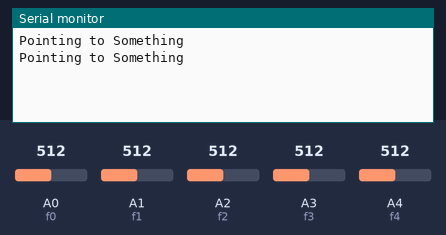
The sketch below on a simulated Arduino Uno, built with avr-gcc and run on an emulated ATmega328P. On the bench: the last lines printed to the serial monitor. Inputs (shaded band) come from the test bench; at power-on: A1 (f1) = 512, A4 (f4) = 512, A0 (f0) = 512, A2 (f2) = 512, A3 (f3) = 512.

Above: at 1.5 s.
1.6 s: A1 (f1) set to 467
At 1.6 s:
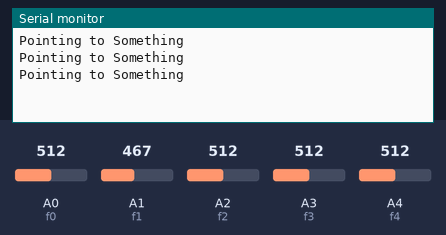
3.1 s: A1 (f1) set to 454
At 4.4 s:
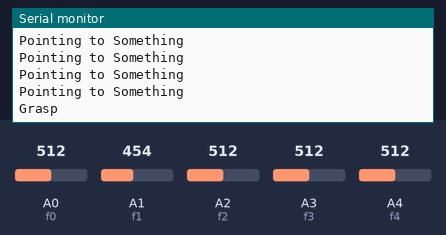
8.2 s: A4 (f4) set to 545
At 8.9 s:
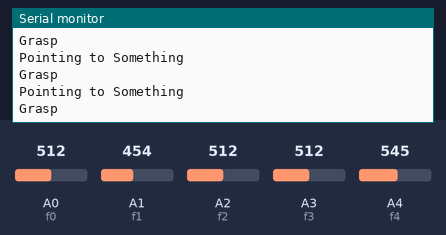
9.7 s: A4 (f4) set to 562
At 10.4 s:
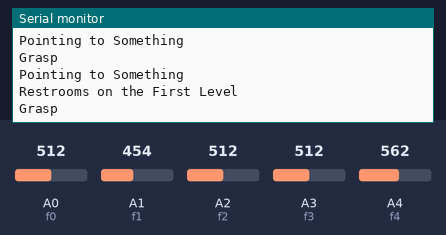

The sketch:

ESD_project.ino
```cpp
//Global Declaration of Analog Pins
int f0 = A0; //analog pin 0 connected to the thumb flex Res.
int f1 = A1; //analog pin 1 connected to the index finger
int f2 = A2; //analog pin 2  connected to the middle finger
int f3 = A3; //analog pin 3 connected to the ring finger
int f4 = A4; //analog pin 4  connected to the Little finger

void setup(){
  //Initialize the serial port at 9600 baud
  Serial.begin(9600);
}

void loop(){
  //read values from analog pins
  int fr0 = analogRead(f0);
    int fr1 = analogRead(f1);
      int fr2 = analogRead(f2);
        int fr3 = analogRead(f3);
          int fr4 = analogRead(f4);
/* DEBUG CODE TO DISPLAY RAW VALUES ON SERIAL MONITOR/TERMINAL
Serial.print(" fr0 RAW:");
  Serial.print(fr0);
  Serial.print(" fr1 RAW:");
  Serial.print(fr1);
  Serial.print(" fr2 RAW:");
  Serial.print(fr2);
  Serial.print(" fr3 RAW:");
  Serial.print(fr3);
  Serial.print(" fr4 RAW:");
  Serial.print(fr4);
*/


  //I was getting raw values from 680 to 1024 from the ADC
  //Using map(), you can convert that to a larger range like 0-100.
  int fr0map = abs(map(fr0, 680, 1024, 0, 100));
    int fr1map = abs(map(fr1, 631, 1024, 0, 100));
      int fr2map = abs(map(fr2, 683, 1024, 0, 100));
        int fr3map = abs(map(fr3, 697, 1024, 0, 100));
          int fr4map = abs(map(fr4, 707, 1024, 0, 100));

  /*DEBUG CODE TO PRINT MAPPED VALUES TO THE TERMINAL
  Serial.println();
  Serial.print(" fr0map:");
  Serial.println(fr0map);
   Serial.print(" fr1map:");
  Serial.print(fr1map);
   Serial.print(" fr2map:");
  Serial.print(fr2map);
   Serial.print(" fr3map:");
  Serial.print(fr3map);
   Serial.print(" fr4map:");
  Serial.print(fr4map);
  Serial.println();
*/


//CODE FOR DISPLAYING FINGER FLEXES
if(fr0map>=45 && fr1map<=45 && fr2map<=45 && fr3map<=45 && fr4map<=45)
Serial.println("Thumb Curled");
if(fr1map>=45&& fr0map<=45&& fr2map<=45&& fr3map<=45&& fr4map<=45)
Serial.println("Index Finger Curled");
if(fr2map>=45&& fr0map<=45&& fr1map<=45&& fr3map<=45&& fr4map<=45)
Serial.println("Middle Finger Curled");
if(fr3map>=45&& fr0map<=45&& fr1map<=45&& fr2map<=45&& fr4map<=45)
Serial.println("Ring Finger Curled");
if(fr4map>=45&&fr0map<=45&& fr1map<=45&& fr2map<=45&& fr3map<=45)
Serial.println("Little Finger Curled");

//CODE FOR DISPLAYING GESTURES
if(fr0map<=45 && fr1map>=45 && fr2map>=45 && fr3map>=45 && fr4map>=45)
Serial.println("Thumbs Up");
if(fr0map>45 && fr1map<=45 && fr2map>=45 && fr3map>=45 && fr4map>=45)
Serial.println("Pointing to Something");
if(fr0map>=45 && fr1map>=45 && fr2map>=45 && fr3map>=45 && fr4map<=45)
Serial.println("Restrooms on the First Level");
if(fr0map>=45 && fr1map>=45 && fr2map>=45 && fr3map>=45 && fr4map>=45)
Serial.println("Grasp");
if(fr0map<=45 && fr1map<=45 && fr2map>=45 && fr3map>=45 && fr4map<=45)
Serial.println("Rock On!");
//delay to slow down the output for easier reading on the terminal
  delay(750);
}
```

Measured:
- the behaviour switches between 455 and 454 on A1 (f1) (found by bisection; images 1 and 2)
- after the input at 3.1 s, the serial monitor: prints a new line after 0.68 s (image 2)
- after the input at 9.7 s, the serial monitor: prints a new line after 0.09 s (image 4)
